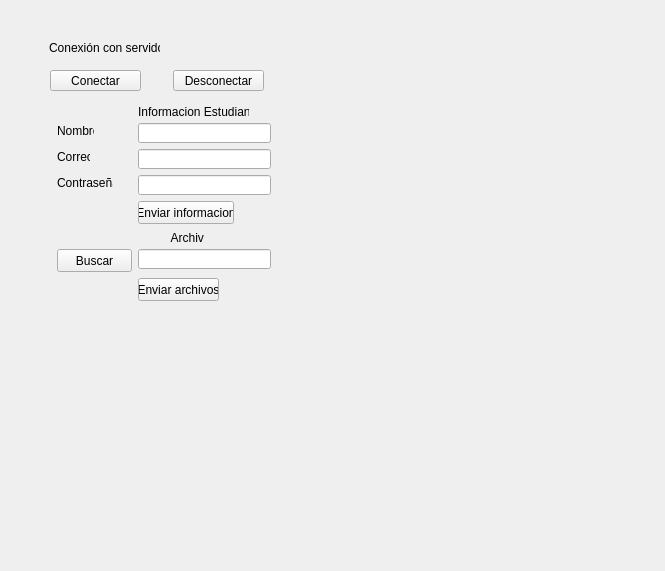
<?xml version="1.0" encoding="UTF-8"?>
<ui version="4.0">
 <class>PaseLista</class>
 <widget class="QWidget" name="PaseLista">
  <property name="geometry">
   <rect>
    <x>0</x>
    <y>0</y>
    <width>665</width>
    <height>571</height>
   </rect>
  </property>
  <property name="windowTitle">
   <string>Datos</string>
  </property>
  <widget class="QLabel" name="archivol">
   <property name="geometry">
    <rect>
     <x>138</x>
     <y>230</y>
     <width>66</width>
     <height>16</height>
    </rect>
   </property>
   <property name="text">
    <string>          Archivo</string>
   </property>
  </widget>
  <widget class="QLabel" name="correol">
   <property name="geometry">
    <rect>
     <x>57</x>
     <y>149</y>
     <width>33</width>
     <height>16</height>
    </rect>
   </property>
   <property name="text">
    <string>Correo</string>
   </property>
  </widget>
  <widget class="QLineEdit" name="nombreE">
   <property name="geometry">
    <rect>
     <x>138</x>
     <y>123</y>
     <width>133</width>
     <height>20</height>
    </rect>
   </property>
  </widget>
  <widget class="QLabel" name="informacionl">
   <property name="geometry">
    <rect>
     <x>138</x>
     <y>104</y>
     <width>111</width>
     <height>16</height>
    </rect>
   </property>
   <property name="text">
    <string>Informacion Estudiante</string>
   </property>
  </widget>
  <widget class="QPushButton" name="enviarb">
   <property name="geometry">
    <rect>
     <x>138</x>
     <y>201</y>
     <width>96</width>
     <height>23</height>
    </rect>
   </property>
   <property name="text">
    <string>Enviar informacion</string>
   </property>
  </widget>
  <widget class="QLineEdit" name="buscarE">
   <property name="geometry">
    <rect>
     <x>138</x>
     <y>249</y>
     <width>133</width>
     <height>20</height>
    </rect>
   </property>
  </widget>
  <widget class="QLineEdit" name="correoE">
   <property name="geometry">
    <rect>
     <x>138</x>
     <y>149</y>
     <width>133</width>
     <height>20</height>
    </rect>
   </property>
  </widget>
  <widget class="QLineEdit" name="contraE">
   <property name="geometry">
    <rect>
     <x>138</x>
     <y>175</y>
     <width>133</width>
     <height>20</height>
    </rect>
   </property>
  </widget>
  <widget class="QPushButton" name="archivosb">
   <property name="geometry">
    <rect>
     <x>138</x>
     <y>278</y>
     <width>81</width>
     <height>23</height>
    </rect>
   </property>
   <property name="text">
    <string>Enviar archivos</string>
   </property>
  </widget>
  <widget class="QLabel" name="nombrel">
   <property name="geometry">
    <rect>
     <x>57</x>
     <y>123</y>
     <width>37</width>
     <height>16</height>
    </rect>
   </property>
   <property name="text">
    <string>Nombre</string>
   </property>
  </widget>
  <widget class="QPushButton" name="buscarb">
   <property name="geometry">
    <rect>
     <x>57</x>
     <y>249</y>
     <width>75</width>
     <height>23</height>
    </rect>
   </property>
   <property name="text">
    <string>Buscar</string>
   </property>
  </widget>
  <widget class="QLabel" name="contral">
   <property name="geometry">
    <rect>
     <x>57</x>
     <y>175</y>
     <width>56</width>
     <height>16</height>
    </rect>
   </property>
   <property name="text">
    <string>Contraseña</string>
   </property>
  </widget>
  <widget class="QLabel" name="label">
   <property name="geometry">
    <rect>
     <x>49</x>
     <y>37</y>
     <width>111</width>
     <height>21</height>
    </rect>
   </property>
   <property name="text">
    <string>Conexión con servidor</string>
   </property>
  </widget>
  <widget class="QPushButton" name="desconectarb">
   <property name="geometry">
    <rect>
     <x>173</x>
     <y>70</y>
     <width>91</width>
     <height>21</height>
    </rect>
   </property>
   <property name="text">
    <string>Desconectar</string>
   </property>
  </widget>
  <widget class="QPushButton" name="conectarb">
   <property name="geometry">
    <rect>
     <x>50</x>
     <y>70</y>
     <width>91</width>
     <height>21</height>
    </rect>
   </property>
   <property name="text">
    <string>Conectar</string>
   </property>
  </widget>
 </widget>
 <resources/>
 <connections/>
</ui>
